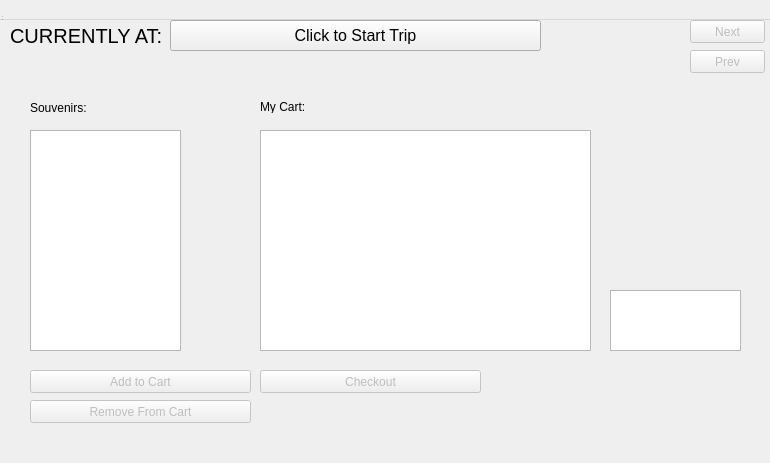
<?xml version="1.0" encoding="UTF-8"?>
<ui version="4.0">
 <class>tripprogress</class>
 <widget class="QDialog" name="tripprogress">
  <property name="geometry">
   <rect>
    <x>0</x>
    <y>0</y>
    <width>770</width>
    <height>463</height>
   </rect>
  </property>
  <property name="windowTitle">
   <string>MainWindow</string>
  </property>
  <widget class="QWidget" name="centralwidget" native="true">
   <property name="geometry">
    <rect>
     <x>0</x>
     <y>0</y>
     <width>801</width>
     <height>461</height>
    </rect>
   </property>
   <widget class="QTableView" name="souvTable">
    <property name="geometry">
     <rect>
      <x>30</x>
      <y>130</y>
      <width>151</width>
      <height>221</height>
     </rect>
    </property>
    <property name="selectionMode">
     <enum>QAbstractItemView::SingleSelection</enum>
    </property>
    <property name="selectionBehavior">
     <enum>QAbstractItemView::SelectRows</enum>
    </property>
   </widget>
   <widget class="QLabel" name="label">
    <property name="geometry">
     <rect>
      <x>10</x>
      <y>-10</y>
      <width>781</width>
      <height>91</height>
     </rect>
    </property>
    <property name="font">
     <font>
      <pointsize>15</pointsize>
     </font>
    </property>
    <property name="text">
     <string>CURRENTLY AT: </string>
    </property>
   </widget>
   <widget class="QLabel" name="label_2">
    <property name="geometry">
     <rect>
      <x>30</x>
      <y>100</y>
      <width>61</width>
      <height>16</height>
     </rect>
    </property>
    <property name="text">
     <string>Souvenirs:</string>
    </property>
   </widget>
   <widget class="QPushButton" name="pushButton">
    <property name="enabled">
     <bool>false</bool>
    </property>
    <property name="geometry">
     <rect>
      <x>690</x>
      <y>20</y>
      <width>75</width>
      <height>23</height>
     </rect>
    </property>
    <property name="text">
     <string>Next</string>
    </property>
   </widget>
   <widget class="QPushButton" name="pushButton_2">
    <property name="enabled">
     <bool>false</bool>
    </property>
    <property name="geometry">
     <rect>
      <x>690</x>
      <y>50</y>
      <width>75</width>
      <height>23</height>
     </rect>
    </property>
    <property name="text">
     <string>Prev</string>
    </property>
   </widget>
   <widget class="QPushButton" name="addCart">
    <property name="enabled">
     <bool>false</bool>
    </property>
    <property name="geometry">
     <rect>
      <x>30</x>
      <y>370</y>
      <width>221</width>
      <height>23</height>
     </rect>
    </property>
    <property name="text">
     <string>Add to Cart</string>
    </property>
   </widget>
   <widget class="QTableView" name="cartTable">
    <property name="geometry">
     <rect>
      <x>260</x>
      <y>130</y>
      <width>331</width>
      <height>221</height>
     </rect>
    </property>
    <property name="selectionMode">
     <enum>QAbstractItemView::NoSelection</enum>
    </property>
   </widget>
   <widget class="QLabel" name="label_3">
    <property name="geometry">
     <rect>
      <x>260</x>
      <y>100</y>
      <width>47</width>
      <height>13</height>
     </rect>
    </property>
    <property name="text">
     <string>My Cart:</string>
    </property>
   </widget>
   <widget class="QPushButton" name="load">
    <property name="geometry">
     <rect>
      <x>170</x>
      <y>20</y>
      <width>371</width>
      <height>31</height>
     </rect>
    </property>
    <property name="font">
     <font>
      <pointsize>12</pointsize>
     </font>
    </property>
    <property name="text">
     <string>Click to Start Trip</string>
    </property>
   </widget>
   <widget class="QPushButton" name="pushButton_4">
    <property name="enabled">
     <bool>false</bool>
    </property>
    <property name="geometry">
     <rect>
      <x>260</x>
      <y>370</y>
      <width>221</width>
      <height>23</height>
     </rect>
    </property>
    <property name="text">
     <string>Checkout</string>
    </property>
   </widget>
   <widget class="QPushButton" name="removeCart">
    <property name="enabled">
     <bool>false</bool>
    </property>
    <property name="geometry">
     <rect>
      <x>30</x>
      <y>400</y>
      <width>221</width>
      <height>23</height>
     </rect>
    </property>
    <property name="text">
     <string>Remove From Cart</string>
    </property>
   </widget>
   <widget class="QTableView" name="totalView">
    <property name="geometry">
     <rect>
      <x>610</x>
      <y>290</y>
      <width>131</width>
      <height>61</height>
     </rect>
    </property>
    <property name="selectionMode">
     <enum>QAbstractItemView::ContiguousSelection</enum>
    </property>
    <property name="gridStyle">
     <enum>Qt::SolidLine</enum>
    </property>
    <attribute name="verticalHeaderVisible">
     <bool>false</bool>
    </attribute>
   </widget>
  </widget>
  <widget class="QMenuBar" name="menubar">
   <property name="geometry">
    <rect>
     <x>0</x>
     <y>0</y>
     <width>770</width>
     <height>20</height>
    </rect>
   </property>
  </widget>
  <widget class="QStatusBar" name="statusbar">
   <property name="geometry">
    <rect>
     <x>0</x>
     <y>0</y>
     <width>3</width>
     <height>22</height>
    </rect>
   </property>
  </widget>
 </widget>
 <resources/>
 <connections>
  <connection>
   <sender>load</sender>
   <signal>clicked()</signal>
   <receiver>tripprogress</receiver>
   <slot>onLoadClick()</slot>
   <hints>
    <hint type="sourcelabel">
     <x>47</x>
     <y>84</y>
    </hint>
    <hint type="destinationlabel">
     <x>36</x>
     <y>666</y>
    </hint>
   </hints>
  </connection>
  <connection>
   <sender>pushButton</sender>
   <signal>clicked()</signal>
   <receiver>tripprogress</receiver>
   <slot>onNextClick()</slot>
   <hints>
    <hint type="sourcelabel">
     <x>714</x>
     <y>54</y>
    </hint>
    <hint type="destinationlabel">
     <x>660</x>
     <y>697</y>
    </hint>
   </hints>
  </connection>
  <connection>
   <sender>pushButton_2</sender>
   <signal>clicked()</signal>
   <receiver>tripprogress</receiver>
   <slot>onPrevClick()</slot>
   <hints>
    <hint type="sourcelabel">
     <x>729</x>
     <y>78</y>
    </hint>
    <hint type="destinationlabel">
     <x>722</x>
     <y>642</y>
    </hint>
   </hints>
  </connection>
 </connections>
 <slots>
  <slot>onLoadClick()</slot>
  <slot>onNextClick()</slot>
  <slot>onPrevClick()</slot>
 </slots>
</ui>
